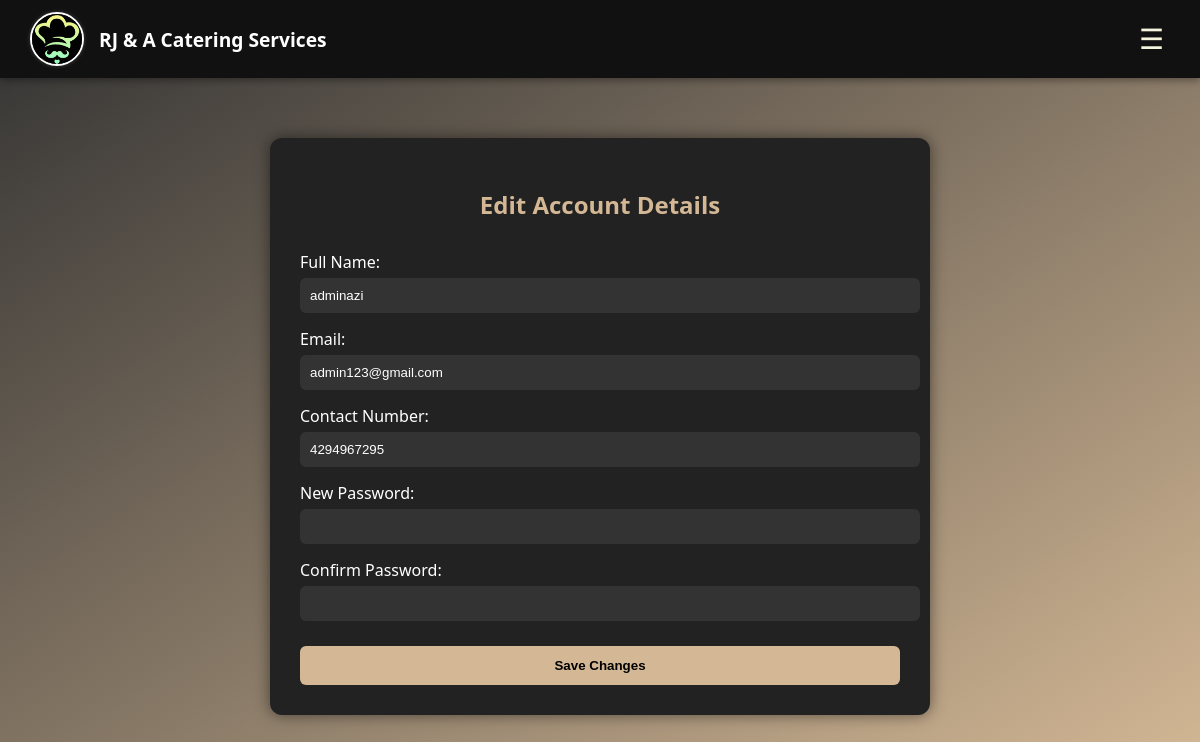
The app's page /account.php (signed in) with its own data.
### tables this page shows
CREATE TABLE `registertb` (
  `userid` int(10) UNSIGNED NOT NULL,
  `name` varchar(255) DEFAULT NULL,
  `username` varchar(255) DEFAULT NULL,
  `contact` varchar(20) DEFAULT NULL,
  `password` varchar(255) DEFAULT NULL,
  `checkpass` varchar(255) DEFAULT NULL,
  `role` varchar(20) DEFAULT 'user'
);

### account.php (the view, shortened to what this page needs)
<?php
include('connection.php');
$user_id = $_SESSION['user_id'];
$sql = "SELECT name, username, contact FROM registertb WHERE userid = ?";
$query = $conn->prepare($sql);
$query->bind_param("i", $user_id);
$query->execute();
$query->bind_result($name, $email, $phone);
?>
<!DOCTYPE html>
<html lang="en">
<head>
</head>
<body>
<nav class="navbar">
    <div style="display: flex; align-items: center; gap: 15px;">
        <img src="logo.jfif" alt="Logo" class="logo-img">
        <span style="color: white; font-size: 1.2em; font-weight: bold;">RJ & A Catering Services</span>
    </div>
    <button class="menu-toggle" onclick="toggleMenu()">☰</button>
</nav>
<div class="container">
    <h2>Edit Account Details</h2>
    <form action="update_account.php" method="POST">
        <label>Full Name:</label>
        <input type="text" name="name" value="<?= htmlspecialchars($name) ?>" required>
        <label>Email:</label>
        <input type="email" name="email" value="<?= htmlspecialchars($email) ?>" required>
        <label>Contact Number:</label>
        <input type="tel" name="phone" value="<?= htmlspecialchars($phone) ?>" required>
        <label>New Password:</label>
        <input type="password" name="new_password">
        <label>Confirm Password:</label>
        <input type="password" name="confirm_password">
        <input type="submit" value="Save Changes">
    </form>
</div>
</body>
</html>

### account.php (style rules this page uses)
body { margin: 0; font-family: 'Segoe UI', sans-serif; background: linear-gradient(to bottom right,#323232, #d4b895); color: #fff; }
.navbar { background-color: #111; display: flex; justify-content: space-between; align-items: center; padding: 12px 30px; box-shadow: 0 2px 8px rgba(0,0,0,0.4); }
.logo-img { width: 50px; height: 50px; border-radius: 50%; object-fit: cover; border: 2px solid white; box-shadow: 0 0 4px rgba(255, 255, 255, 0.2); }
.menu-toggle { font-size: 28px; background: none; border: none; color: beige; cursor: pointer; display: block; }
.container { max-width: 600px; margin: 60px auto; background-color: #222; padding: 30px; border-radius: 12px; box-shadow: 0 0 15px rgba(0, 0, 0, 0.5); }
h2 { text-align: center; color: #d4b895; margin-bottom: 30px; }
label { display: block; margin: 15px 0 5px; }
input[type="text"], input[type="email"], input[type="password"], input[type="tel"] { width: 100%; padding: 10px; border: none; border-radius: 6px; background-color: #333; color: #fff; }
input[type="submit"] { margin-top: 25px; width: 100%; background-color: #d4b895; color: #000; border: none; padding: 12px; border-radius: 6px; font-weight: bold; cursor: pointer; }

### records on screen
registertb: name "adminazi", email "admin123@gmail.com", phone "4294967295"
